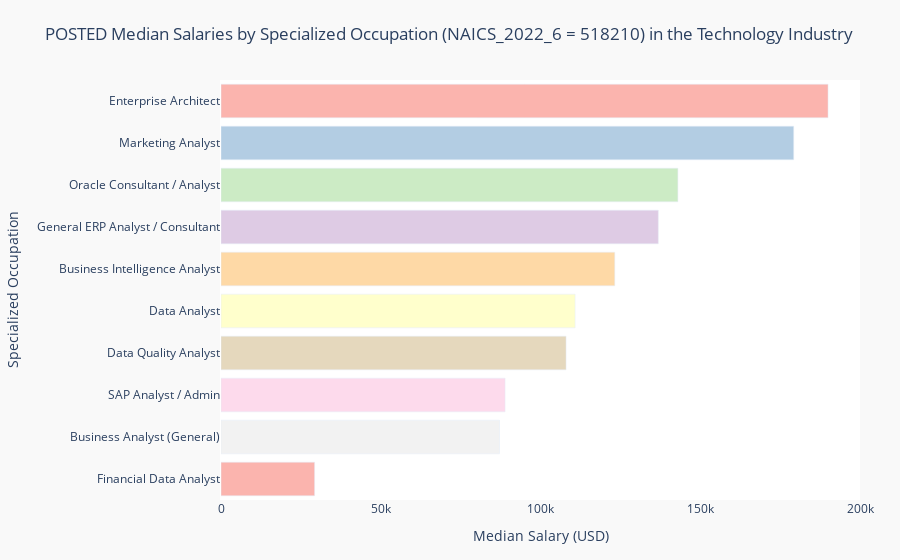

Here is the notebook cell this chart was saved with:
### Code cell
fig_01 = px.bar(
    df_salary,
    y="specialized_occupation",
    x="median_salary",
    color="specialized_occupation",
    color_discrete_sequence=px.colors.qualitative.Pastel1,
    title="POSTED Median Salaries by Specialized Occupation (NAICS_2022_6 = 518210) in the Technology Industry",
    labels={
        "specialized_occupation": "Specialized Occupation",
        "median_salary": "Median Salary (USD)",
        "posting_count": "Job Postings"
    },
    hover_data=["median_salary", "posting_count"],
    height=500,
    orientation="h"
)

fig_01.update_layout(
    showlegend=False,
    yaxis_title="Specialized Occupation",
    xaxis_title="Median Salary (USD)",
    margin=dict(l=160, r=40, t=80, b=60),
    paper_bgcolor="#F9F9F9", 
    plot_bgcolor="#FFFFFF"  
)

fig_01.show()

### Figure 1 — Plotly figure (JSON) as saved in the notebook; plotly's stock layout.template omitted (floating-point values rounded to 4 significant figures)
{"data": [{"alignmentgroup": "True", "customdata": [[63]], "hovertemplate": "Specialized Occupation=%{y}<br>Median Salary (USD)=%{x}<br>Job Postings=%{customdata[0]}<extra></extra>", "legendgroup": "Enterprise Architect", "marker": {"color": "rgb(251,180,174)", "pattern": {"shape": ""}}, "name": "Enterprise Architect", "offsetgroup": "Enterprise Architect", "orientation": "h", "showlegend": true, "textposition": "auto", "type": "bar", "x": [190000], "xaxis": "x", "y": ["Enterprise Architect"], "yaxis": "y"}, {"alignmentgroup": "True", "customdata": [[1]], "hovertemplate": "Specialized Occupation=%{y}<br>Median Salary (USD)=%{x}<br>Job Postings=%{customdata[0]}<extra></extra>", "legendgroup": "Marketing Analyst", "marker": {"color": "rgb(179,205,227)", "pattern": {"shape": ""}}, "name": "Marketing Analyst", "offsetgroup": "Marketing Analyst", "orientation": "h", "showlegend": true, "textposition": "auto", "type": "bar", "x": [179250], "xaxis": "x", "y": ["Marketing Analyst"], "yaxis": "y"}, {"alignmentgroup": "True", "customdata": [[11]], "hovertemplate": "Specialized Occupation=%{y}<br>Median Salary (USD)=%{x}<br>Job Postings=%{customdata[0]}<extra></extra>", "legendgroup": "Oracle Consultant / Analyst", "marker": {"color": "rgb(204,235,197)", "pattern": {"shape": ""}}, "name": "Oracle Consultant / Analyst", "offsetgroup": "Oracle Consultant / Analyst", "orientation": "h", "showlegend": true, "textposition": "auto", "type": "bar", "x": [143000], "xaxis": "x", "y": ["Oracle Consultant / Analyst"], "yaxis": "y"}, {"alignmentgroup": "True", "customdata": [[22]], "hovertemplate": "Specialized Occupation=%{y}<br>Median Salary (USD)=%{x}<br>Job Postings=%{customdata[0]}<extra></extra>", "legendgroup": "General ERP Analyst / Consultant", "marker": {"color": "rgb(222,203,228)", "pattern": {"shape": ""}}, "name": "General ERP Analyst / Consultant", "offsetgroup": "General ERP Analyst / Consultant", "orientation": "h", "showlegend": true, "textposition": "auto", "type": "bar", "x": [136874], "xaxis": "x", "y": ["General ERP Analyst / Consultant"], "yaxis": "y"}, {"alignmentgroup": "True", "customdata": [[19]], "hovertemplate": "Specialized Occupation=%{y}<br>Median Salary (USD)=%{x}<br>Job Postings=%{customdata[0]}<extra></extra>", "legendgroup": "Business Intelligence Analyst", "marker": {"color": "rgb(254,217,166)", "pattern": {"shape": ""}}, "name": "Business Intelligence Analyst", "offsetgroup": "Business Intelligence Analyst", "orientation": "h", "showlegend": true, "textposition": "auto", "type": "bar", "x": [123250], "xaxis": "x", "y": ["Business Intelligence Analyst"], "yaxis": "y"}, {"alignmentgroup": "True", "customdata": [[137]], "hovertemplate": "Specialized Occupation=%{y}<br>Median Salary (USD)=%{x}<br>Job Postings=%{customdata[0]}<extra></extra>", "legendgroup": "Data Analyst", "marker": {"color": "rgb(255,255,204)", "pattern": {"shape": ""}}, "name": "Data Analyst", "offsetgroup": "Data Analyst", "orientation": "h", "showlegend": true, "textposition": "auto", "type": "bar", "x": [110833], "xaxis": "x", "y": ["Data Analyst"], "yaxis": "y"}, {"alignmentgroup": "True", "customdata": [[4]], "hovertemplate": "Specialized Occupation=%{y}<br>Median Salary (USD)=%{x}<br>Job Postings=%{customdata[0]}<extra></extra>", "legendgroup": "Data Quality Analyst", "marker": {"color": "rgb(229,216,189)", "pattern": {"shape": ""}}, "name": "Data Quality Analyst", "offsetgroup": "Data Quality Analyst", "orientation": "h", "showlegend": true, "textposition": "auto", "type": "bar", "x": [108000], "xaxis": "x", "y": ["Data Quality Analyst"], "yaxis": "y"}, {"alignmentgroup": "True", "customdata": [[10]], "hovertemplate": "Specialized Occupation=%{y}<br>Median Salary (USD)=%{x}<br>Job Postings=%{customdata[0]}<extra></extra>", "legendgroup": "SAP Analyst / Admin", "marker": {"color": "rgb(253,218,236)", "pattern": {"shape": ""}}, "name": "SAP Analyst / Admin", "offsetgroup": "SAP Analyst / Admin", "orientation": "h", "showlegend": true, "textposition": "auto", "type": "bar", "x": [88917], "xaxis": "x", "y": ["SAP Analyst / Admin"], "yaxis": "y"}, {"alignmentgroup": "True", "customdata": [[12]], "hovertemplate": "Specialized Occupation=%{y}<br>Median Salary (USD)=%{x}<br>Job Postings=%{customdata[0]}<extra></extra>", "legendgroup": "Business Analyst (General)", "marker": {"color": "rgb(242,242,242)", "pattern": {"shape": ""}}, "name": "Business Analyst (General)", "offsetgroup": "Business Analyst (General)", "orientation": "h", "showlegend": true, "textposition": "auto", "type": "bar", "x": [87170.0], "xaxis": "x", "y": ["Business Analyst (General)"], "yaxis": "y"}, {"alignmentgroup": "True", "customdata": [[5]], "hovertemplate": "Specialized Occupation=%{y}<br>Median Salary (USD)=%{x}<br>Job Postings=%{customdata[0]}<extra></extra>", "legendgroup": "Financial Data Analyst", "marker": {"color": "rgb(251,180,174)", "pattern": {"shape": ""}}, "name": "Financial Data Analyst", "offsetgroup": "Financial Data Analyst", "orientation": "h", "showlegend": true, "textposition": "auto", "type": "bar", "x": [29295], "xaxis": "x", "y": ["Financial Data Analyst"], "yaxis": "y"}], "layout": {"autosize": true, "barmode": "relative", "legend": {"title": {"text": "Specialized Occupation"}, "tracegroupgap": 0}, "margin": {"b": 60, "l": 160, "r": 40, "t": 80}, "paper_bgcolor": "#F9F9F9", "plot_bgcolor": "#FFFFFF", "showlegend": false, "title": {"text": "POSTED Median Salaries by Specialized Occupation (NAICS_2022_6 = 518210) in the Technology Industry"}, "xaxis": {"anchor": "y", "autorange": true, "domain": [0, 1], "range": [0, 200000], "title": {"text": "Median Salary (USD)"}, "type": "linear"}, "yaxis": {"anchor": "x", "autorange": true, "categoryarray": ["Financial Data Analyst", "Business Analyst (General)", "SAP Analyst / Admin", "Data Quality Analyst", "Data Analyst", "Business Intelligence Analyst", "General ERP Analyst / Consultant", "Oracle Consultant / Analyst", "Marketing Analyst", "Enterprise Architect"], "categoryorder": "array", "domain": [0, 1], "range": [-0.5, 9.5], "title": {"text": "Specialized Occupation"}, "type": "category"}}}
